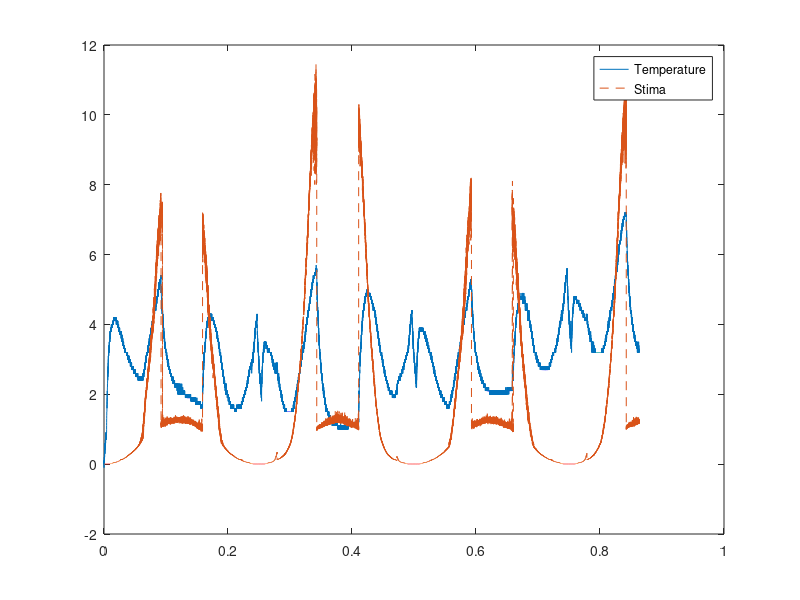

The MATLAB script that drew this image:
clear all
close all
% dTemp=T-Te
% C*(dT/dt)= -k1(T-Te) + k2Iq + K3Iq_rms + k4Id + k5Id_rms + k10Pw +
% k11pw_rms +k20Vel + k21Vel_rms

load("test_20220111_181745.mat");

t_days=(experiment.time-experiment.time(1))';
t_minutes=(t_days)*24*60;
t=t_days;
T=experiment.Temperature;
Te=T(1);
Id_rms=experiment.Id;
Id=experiment.mean_Id.^2;
Iq_rms=experiment.Iq;
Iq=experiment.mean_Iq.^2;
Iout_rms=experiment.Iout;
Iout=experiment.mean_Iout.^2;
Vout_rms=experiment.Vout;
Vout=experiment.mean_Vout.^2;
vel_rms=experiment.Speed;
vel=experiment.mean_Speed.^2;

Temp=T-Te;
Pw_rms=Iout_rms.*Vout_rms;
Pws=Iout.*Vout;

param=[Id_rms,Id,Iq_rms,Iq,Pw_rms,Pws,vel_rms,vel];

coef=Temp\param;
Stima=coef*param';

figure(1)
plot(t,Temp)
hold on
plot(t,Stima/1000000000,'--')
legend('Temperature','Stima')

